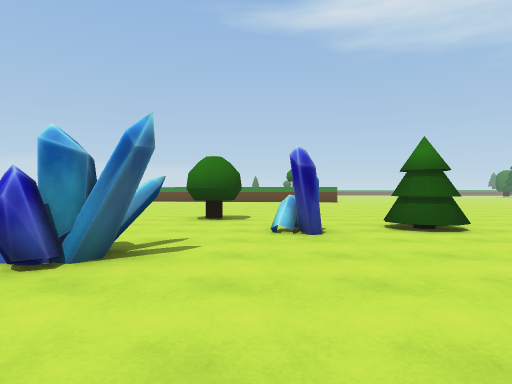
[1] (above)

17 first-person views from a walk through a Unity game level. The camera is 1.2 m above the floor, looks level and sees 75° across. The floor is counted in squares, 2 m on a side. Each view is taken from the middle of a square. On the plan, view 1 faces up. The plan holds only what a view shows up to about 10 squares ahead; the rest is blank. The place goes on beyond the plan. The player character is not drawn. Some animated figures are left out.

[2]
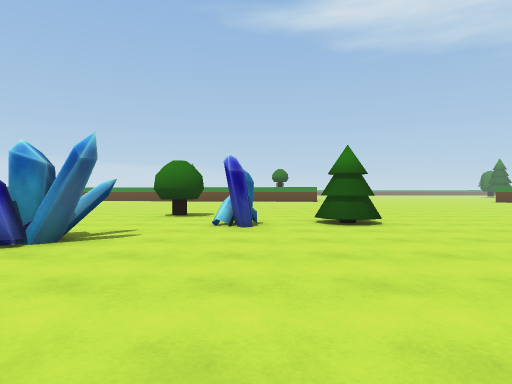

[3]
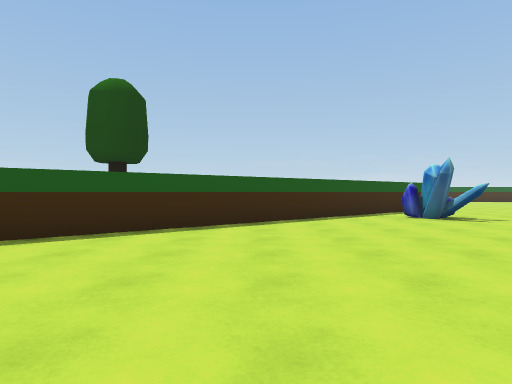

[4]
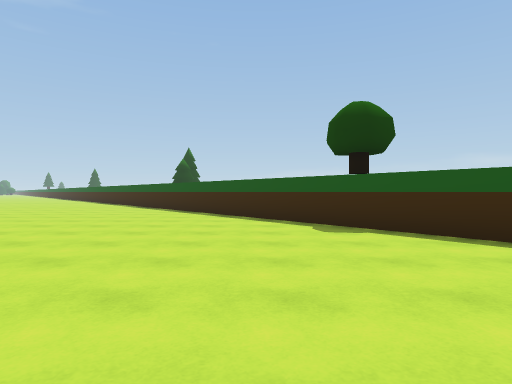

[5]
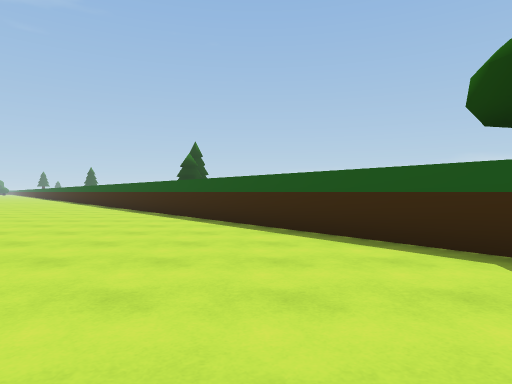

[6]
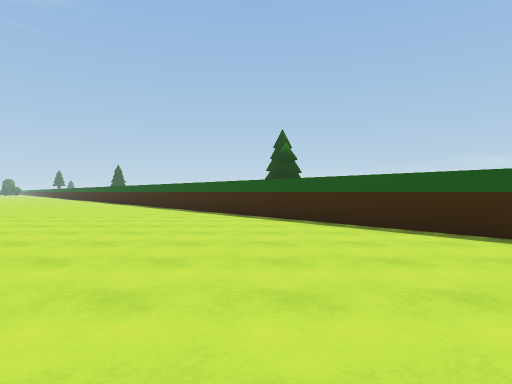

[7]
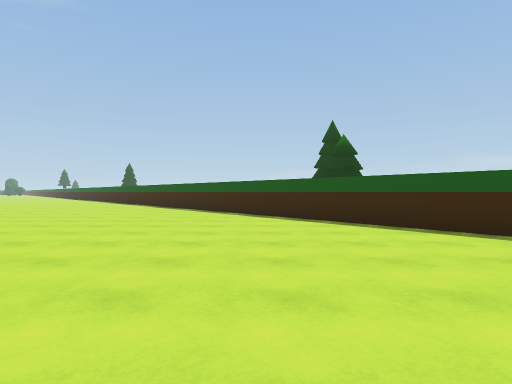

[8]
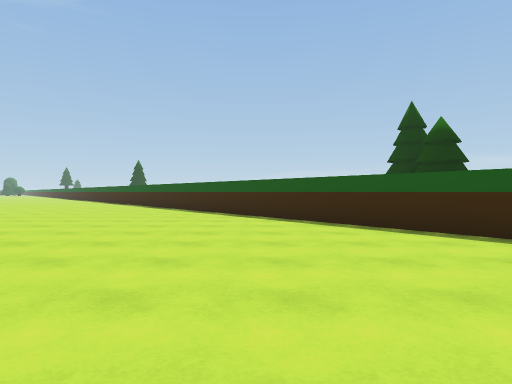

[9]
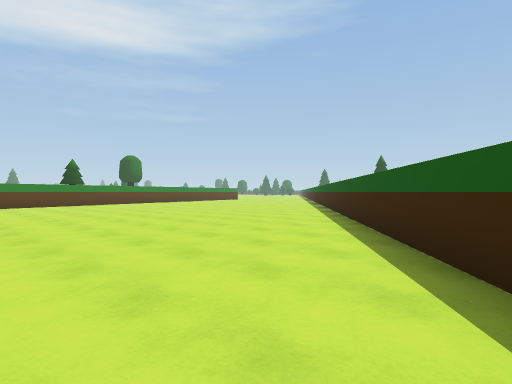

[10]
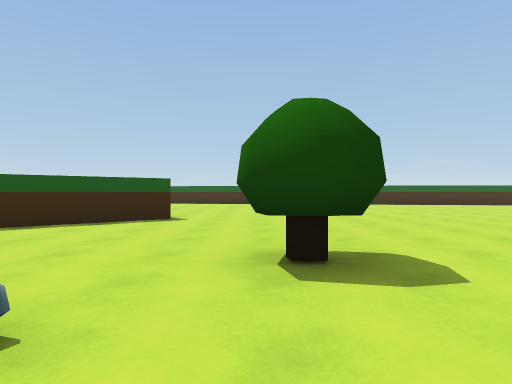

[11]
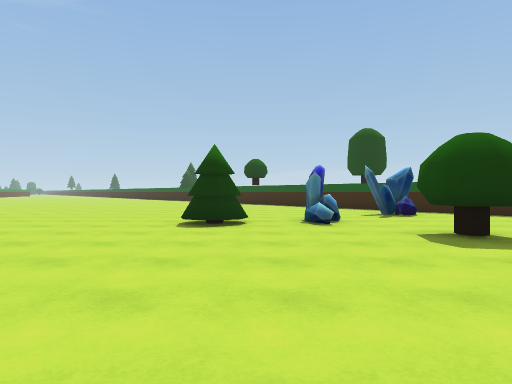

[12]
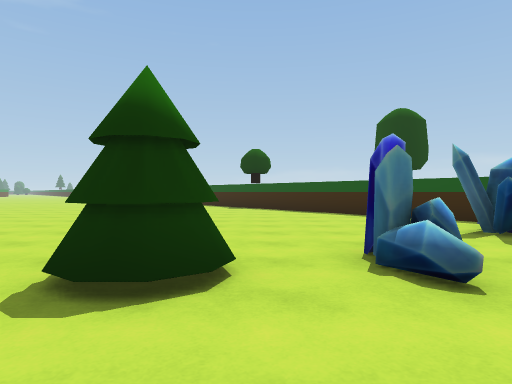

[13]
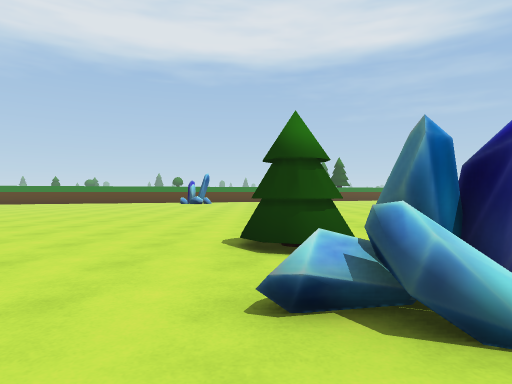

[14]
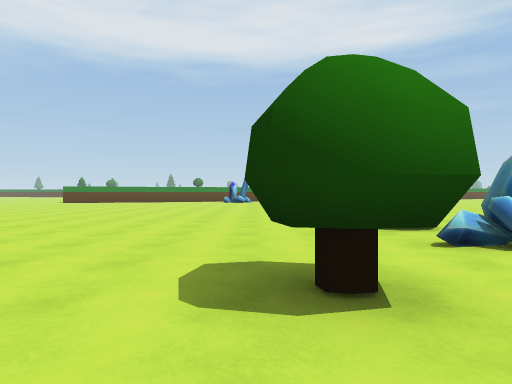

[15]
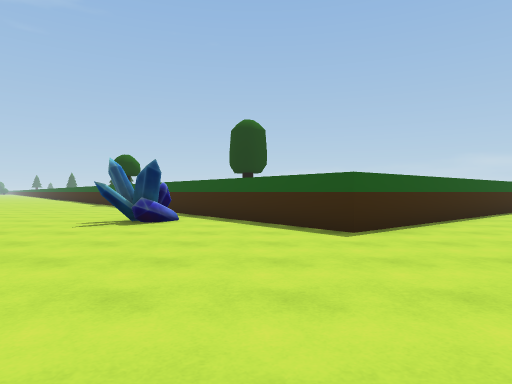

[16]
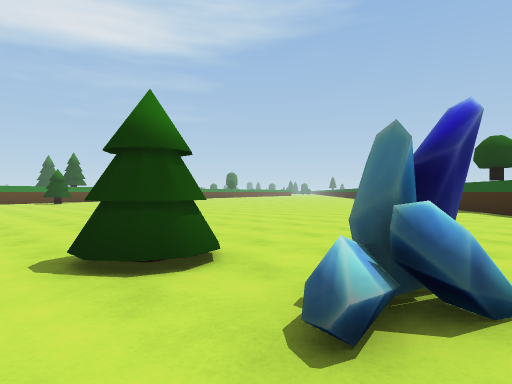

[17]
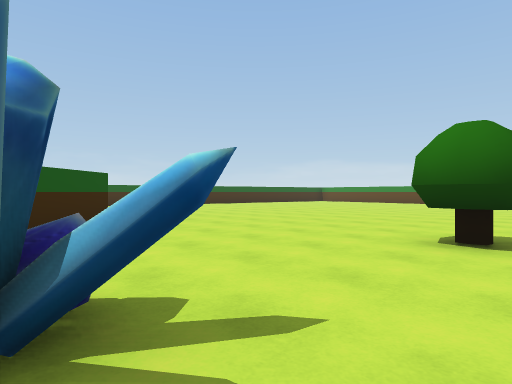

### Floor plan
Points are (right, up) in squares from view 1. A wall is a line through its corners. A room is listed if a view was taken in it or the views show most of it. See-through windows are left out.
Room 1 (views 1, 2, 3, 4, 5, 6, 7, 8, 9, 10, 11, 12, 13, 14, 15, 16, 17)
walls: (-6.5, 4.3) (-5.4, 5.1) (15, -20.5)
objects: other object (-2, 3) to (-1, 4); other object (-1, 7) to (-1, 8); other object (1, 5) to (1, 6); other object (3, 5) to (3, 6)

Positions as (right, up) in squares from view 1, and headings:
1: (0, 0), facing up
2: (1, -1), facing up
3: (6, -1), facing left
4: (4, 1), facing down
5: (5, -2), facing down
6: (10, -6), facing down
7: (12, -8), facing down
8: (14, -11), facing down
9: (13, -16), facing down-right
10: (2, 7), facing left
11: (2, 12), facing down
12: (2, 8), facing down
13: (-1, 6), facing right
14: (-3, 8), facing right
15: (-4, 10), facing down
16: (0, 7), facing down-right
17: (0, 3), facing up-left
